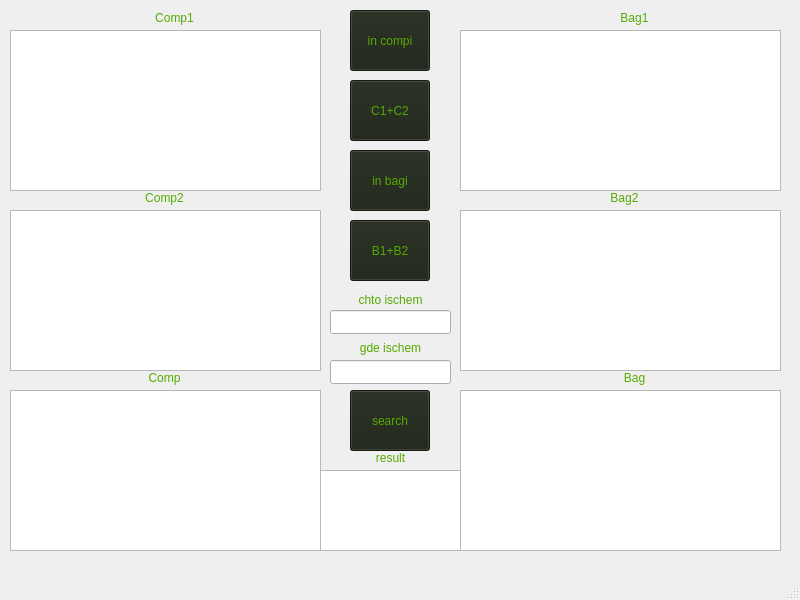
<?xml version="1.0" encoding="UTF-8"?>
<ui version="4.0">
 <class>MainWindow</class>
 <widget class="QMainWindow" name="MainWindow">
  <property name="geometry">
   <rect>
    <x>0</x>
    <y>0</y>
    <width>800</width>
    <height>600</height>
   </rect>
  </property>
  <property name="windowTitle">
   <string>MainWindow</string>
  </property>
  <widget class="QWidget" name="centralwidget">
   <widget class="QLabel" name="label_7">
    <property name="geometry">
     <rect>
      <x>330</x>
      <y>290</y>
      <width>121</width>
      <height>20</height>
     </rect>
    </property>
    <property name="styleSheet">
     <string notr="true">color: rgb(85, 170, 0);
font: italic 9pt &quot;Segoe UI&quot;;
</string>
    </property>
    <property name="text">
     <string>&lt;html&gt;&lt;head/&gt;&lt;body&gt;&lt;p align=&quot;center&quot;&gt;chto ischem&lt;/p&gt;&lt;/body&gt;&lt;/html&gt;</string>
    </property>
   </widget>
   <widget class="QLineEdit" name="gde">
    <property name="geometry">
     <rect>
      <x>330</x>
      <y>360</y>
      <width>121</width>
      <height>24</height>
     </rect>
    </property>
    <property name="styleSheet">
     <string notr="true">font: italic 9pt &quot;Segoe UI&quot;;
color: rgb(217, 255, 201);
</string>
    </property>
   </widget>
   <widget class="QPushButton" name="unicomp">
    <property name="geometry">
     <rect>
      <x>350</x>
      <y>80</y>
      <width>80</width>
      <height>61</height>
     </rect>
    </property>
    <property name="styleSheet">
     <string notr="true">color: rgb(85, 170, 0);
background-color: rgb(29, 35, 23);
font: italic 9pt &quot;Segoe UI&quot;;
</string>
    </property>
    <property name="text">
     <string>C1+C2</string>
    </property>
   </widget>
   <widget class="QLineEdit" name="chto">
    <property name="geometry">
     <rect>
      <x>330</x>
      <y>310</y>
      <width>121</width>
      <height>24</height>
     </rect>
    </property>
    <property name="styleSheet">
     <string notr="true">font: italic 9pt &quot;Segoe UI&quot;;
color: rgb(217, 255, 201);
</string>
    </property>
   </widget>
   <widget class="QPushButton" name="unibag">
    <property name="geometry">
     <rect>
      <x>350</x>
      <y>220</y>
      <width>80</width>
      <height>61</height>
     </rect>
    </property>
    <property name="styleSheet">
     <string notr="true">color: rgb(85, 170, 0);
background-color: rgb(29, 35, 23);
font: italic 9pt &quot;Segoe UI&quot;;
</string>
    </property>
    <property name="text">
     <string>B1+B2</string>
    </property>
   </widget>
   <widget class="QPushButton" name="incomp">
    <property name="geometry">
     <rect>
      <x>350</x>
      <y>10</y>
      <width>80</width>
      <height>61</height>
     </rect>
    </property>
    <property name="styleSheet">
     <string notr="true">color: rgb(85, 170, 0);
background-color: rgb(29, 35, 23);
font: italic 9pt &quot;Segoe UI&quot;;
</string>
    </property>
    <property name="text">
     <string>in compi</string>
    </property>
   </widget>
   <widget class="QPushButton" name="search">
    <property name="geometry">
     <rect>
      <x>350</x>
      <y>390</y>
      <width>80</width>
      <height>61</height>
     </rect>
    </property>
    <property name="styleSheet">
     <string notr="true">color: rgb(85, 170, 0);
background-color: rgb(29, 35, 23);
font: italic 9pt &quot;Segoe UI&quot;;
</string>
    </property>
    <property name="text">
     <string>search</string>
    </property>
   </widget>
   <widget class="QLabel" name="label_9">
    <property name="geometry">
     <rect>
      <x>360</x>
      <y>450</y>
      <width>61</width>
      <height>16</height>
     </rect>
    </property>
    <property name="styleSheet">
     <string notr="true">color: rgb(85, 170, 0);
font: italic 9pt &quot;Segoe UI&quot;;
</string>
    </property>
    <property name="text">
     <string>&lt;html&gt;&lt;head/&gt;&lt;body&gt;&lt;p align=&quot;center&quot;&gt;result&lt;/p&gt;&lt;/body&gt;&lt;/html&gt;</string>
    </property>
   </widget>
   <widget class="QPushButton" name="inbag">
    <property name="geometry">
     <rect>
      <x>350</x>
      <y>150</y>
      <width>80</width>
      <height>61</height>
     </rect>
    </property>
    <property name="styleSheet">
     <string notr="true">color: rgb(85, 170, 0);
background-color: rgb(29, 35, 23);
font: italic 9pt &quot;Segoe UI&quot;;
</string>
    </property>
    <property name="text">
     <string>in bagi</string>
    </property>
   </widget>
   <widget class="QLabel" name="label_8">
    <property name="geometry">
     <rect>
      <x>330</x>
      <y>340</y>
      <width>121</width>
      <height>16</height>
     </rect>
    </property>
    <property name="styleSheet">
     <string notr="true">color: rgb(85, 170, 0);
font: italic 9pt &quot;Segoe UI&quot;;
</string>
    </property>
    <property name="text">
     <string>&lt;html&gt;&lt;head/&gt;&lt;body&gt;&lt;p align=&quot;center&quot;&gt;gde ischem&lt;/p&gt;&lt;/body&gt;&lt;/html&gt;</string>
    </property>
   </widget>
   <widget class="QTableView" name="incomp1">
    <property name="geometry">
     <rect>
      <x>10</x>
      <y>30</y>
      <width>311</width>
      <height>161</height>
     </rect>
    </property>
    <property name="styleSheet">
     <string notr="true">font: italic 9pt &quot;Segoe UI&quot;;
color: rgb(217, 255, 201);
</string>
    </property>
   </widget>
   <widget class="QTableView" name="incomp2">
    <property name="geometry">
     <rect>
      <x>10</x>
      <y>210</y>
      <width>311</width>
      <height>161</height>
     </rect>
    </property>
    <property name="styleSheet">
     <string notr="true">font: italic 9pt &quot;Segoe UI&quot;;
color: rgb(217, 255, 201);
</string>
    </property>
   </widget>
   <widget class="QTableView" name="outcomp">
    <property name="geometry">
     <rect>
      <x>10</x>
      <y>390</y>
      <width>311</width>
      <height>161</height>
     </rect>
    </property>
    <property name="styleSheet">
     <string notr="true">font: italic 9pt &quot;Segoe UI&quot;;
color: rgb(217, 255, 201);
</string>
    </property>
   </widget>
   <widget class="QTableView" name="outbag">
    <property name="geometry">
     <rect>
      <x>460</x>
      <y>390</y>
      <width>321</width>
      <height>161</height>
     </rect>
    </property>
    <property name="styleSheet">
     <string notr="true">font: italic 9pt &quot;Segoe UI&quot;;
color: rgb(217, 255, 201);
</string>
    </property>
   </widget>
   <widget class="QTableView" name="inbag1">
    <property name="geometry">
     <rect>
      <x>460</x>
      <y>30</y>
      <width>321</width>
      <height>161</height>
     </rect>
    </property>
    <property name="styleSheet">
     <string notr="true">font: italic 9pt &quot;Segoe UI&quot;;
color: rgb(217, 255, 201);
</string>
    </property>
   </widget>
   <widget class="QTableView" name="inbag2">
    <property name="geometry">
     <rect>
      <x>460</x>
      <y>210</y>
      <width>321</width>
      <height>161</height>
     </rect>
    </property>
    <property name="styleSheet">
     <string notr="true">font: italic 9pt &quot;Segoe UI&quot;;
color: rgb(217, 255, 201);
</string>
    </property>
   </widget>
   <widget class="QTableView" name="ressearch">
    <property name="geometry">
     <rect>
      <x>320</x>
      <y>470</y>
      <width>141</width>
      <height>81</height>
     </rect>
    </property>
    <property name="styleSheet">
     <string notr="true">font: italic 9pt &quot;Segoe UI&quot;;
color: rgb(217, 255, 201);
</string>
    </property>
   </widget>
   <widget class="QLabel" name="label_10">
    <property name="geometry">
     <rect>
      <x>150</x>
      <y>10</y>
      <width>49</width>
      <height>16</height>
     </rect>
    </property>
    <property name="styleSheet">
     <string notr="true">color: rgb(85, 170, 0);
font: italic 9pt &quot;Segoe UI&quot;;
</string>
    </property>
    <property name="text">
     <string>&lt;html&gt;&lt;head/&gt;&lt;body&gt;&lt;p align=&quot;center&quot;&gt;Comp1&lt;/p&gt;&lt;/body&gt;&lt;/html&gt;</string>
    </property>
   </widget>
   <widget class="QLabel" name="label_11">
    <property name="geometry">
     <rect>
      <x>140</x>
      <y>190</y>
      <width>49</width>
      <height>16</height>
     </rect>
    </property>
    <property name="styleSheet">
     <string notr="true">color: rgb(85, 170, 0);
font: italic 9pt &quot;Segoe UI&quot;;
</string>
    </property>
    <property name="text">
     <string>&lt;html&gt;&lt;head/&gt;&lt;body&gt;&lt;p align=&quot;center&quot;&gt;Comp2&lt;/p&gt;&lt;/body&gt;&lt;/html&gt;</string>
    </property>
   </widget>
   <widget class="QLabel" name="label_12">
    <property name="geometry">
     <rect>
      <x>140</x>
      <y>370</y>
      <width>49</width>
      <height>16</height>
     </rect>
    </property>
    <property name="styleSheet">
     <string notr="true">color: rgb(85, 170, 0);
font: italic 9pt &quot;Segoe UI&quot;;
</string>
    </property>
    <property name="text">
     <string>&lt;html&gt;&lt;head/&gt;&lt;body&gt;&lt;p align=&quot;center&quot;&gt;Comp&lt;/p&gt;&lt;/body&gt;&lt;/html&gt;</string>
    </property>
   </widget>
   <widget class="QLabel" name="label_13">
    <property name="geometry">
     <rect>
      <x>610</x>
      <y>10</y>
      <width>49</width>
      <height>16</height>
     </rect>
    </property>
    <property name="styleSheet">
     <string notr="true">color: rgb(85, 170, 0);
font: italic 9pt &quot;Segoe UI&quot;;
</string>
    </property>
    <property name="text">
     <string>&lt;html&gt;&lt;head/&gt;&lt;body&gt;&lt;p align=&quot;center&quot;&gt;Bag1&lt;/p&gt;&lt;/body&gt;&lt;/html&gt;</string>
    </property>
   </widget>
   <widget class="QLabel" name="label_14">
    <property name="geometry">
     <rect>
      <x>600</x>
      <y>190</y>
      <width>49</width>
      <height>16</height>
     </rect>
    </property>
    <property name="styleSheet">
     <string notr="true">color: rgb(85, 170, 0);
font: italic 9pt &quot;Segoe UI&quot;;
</string>
    </property>
    <property name="text">
     <string>&lt;html&gt;&lt;head/&gt;&lt;body&gt;&lt;p align=&quot;center&quot;&gt;Bag2&lt;/p&gt;&lt;/body&gt;&lt;/html&gt;</string>
    </property>
   </widget>
   <widget class="QLabel" name="label_15">
    <property name="geometry">
     <rect>
      <x>610</x>
      <y>370</y>
      <width>49</width>
      <height>16</height>
     </rect>
    </property>
    <property name="styleSheet">
     <string notr="true">color: rgb(85, 170, 0);
font: italic 9pt &quot;Segoe UI&quot;;
</string>
    </property>
    <property name="text">
     <string>&lt;html&gt;&lt;head/&gt;&lt;body&gt;&lt;p align=&quot;center&quot;&gt;Bag&lt;/p&gt;&lt;/body&gt;&lt;/html&gt;</string>
    </property>
   </widget>
  </widget>
  <widget class="QMenuBar" name="menubar">
   <property name="geometry">
    <rect>
     <x>0</x>
     <y>0</y>
     <width>800</width>
     <height>21</height>
    </rect>
   </property>
  </widget>
  <widget class="QStatusBar" name="statusbar"/>
 </widget>
 <resources/>
 <connections/>
</ui>
